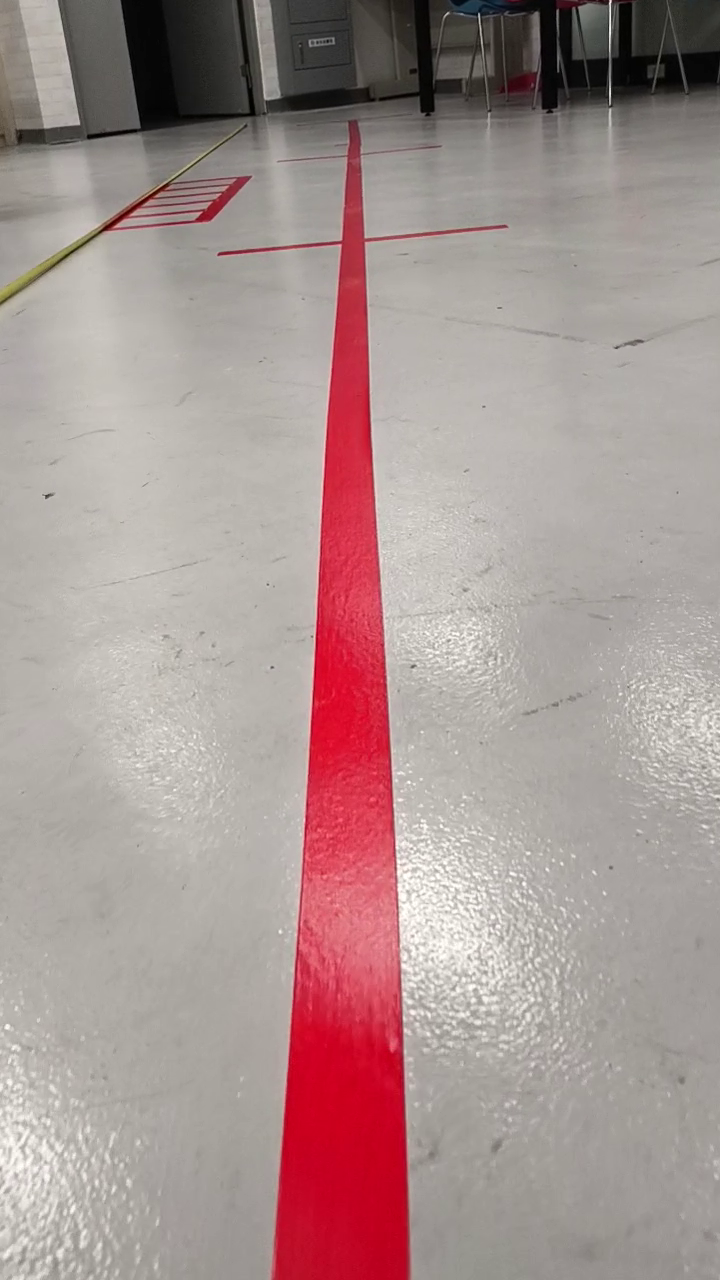
#> input picture road_plan/object_detection/test/test1.png, 720 x 1280 px
$ python test.py
#> lines starting #> are read from the running program, lines starting #| are printed output that depends on the picture; after the words box and inside, x2 and y2 are one past the last pixel; in counts of white or black regions, pixels touching at a corner belong together
import cv2
import numpy as np

# 1. 讀取圖像
image = cv2.imread('test1.png')
#> image is the input picture: shape (1280, 720, 3); mean B, G, R 146.2, 148.1, 168.1

# 2. 將圖像轉換為灰階
gray = cv2.cvtColor(image, cv2.COLOR_BGR2GRAY)
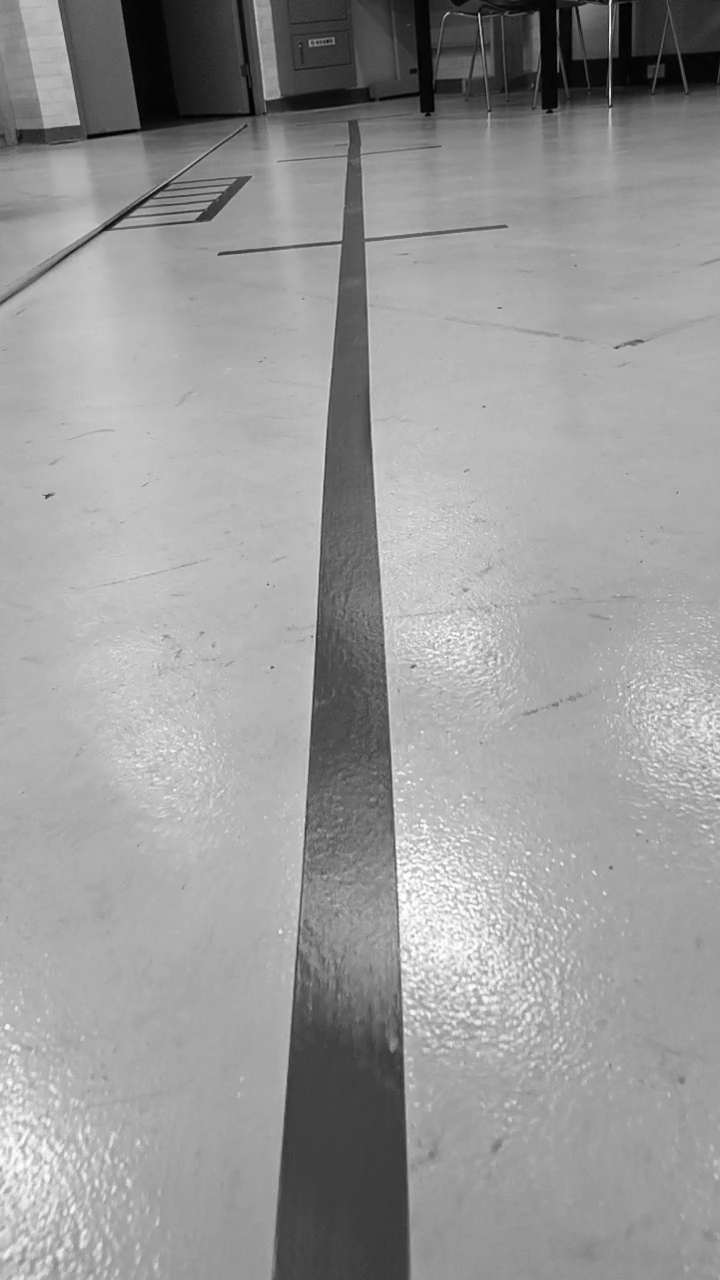
#> gray: shape (1280, 720); min 0, max 255, mean 154.1
cv2.imshow('gray', gray)

# 3. 使用 Canny 邊緣檢測
edges = cv2.Canny(gray, 50, 150, apertureSize=3)
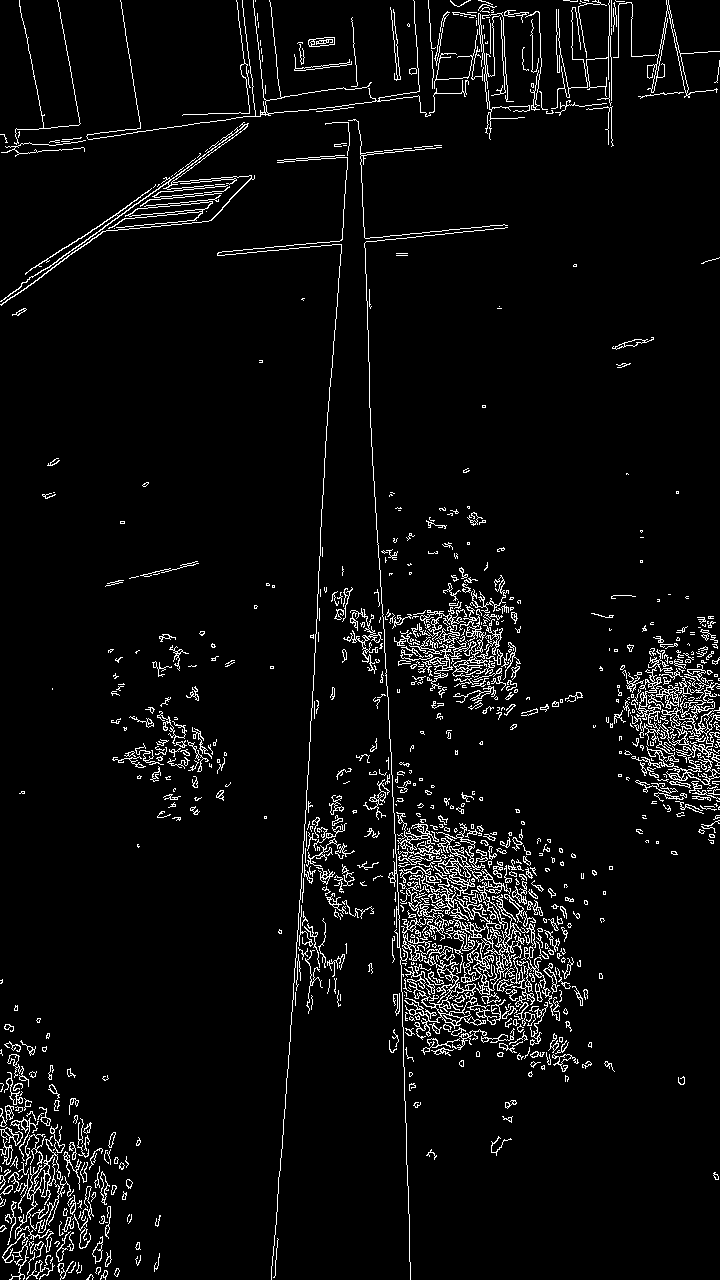
#> edges: shape (1280, 720); 4.9% white in thin lines or dots

# 4. 使用 HoughLinesP 來偵測線條 (概率霍夫變換)
lines = cv2.HoughLinesP(edges, rho=1, theta=np.pi/180, threshold=100, minLineLength=100, maxLineGap=10)
#> lines = 97 rows, first 6: [391, 765, 399, 936], [307, 789, 327, 412], [385, 653, 392, 783], [294, 111, 419, 96], [370, 423, 384, 637], [281, 1157, 306, 797]

# 5. 繪製偵測到的線條
if lines is not None:
    for line in lines:
        x1, y1, x2, y2 = line[0]
        cv2.line(image, (x1, y1), (x2, y2), (0, 255, 0), 2)
#> this loop made 97 passes
#> (x1, y1, x2, y2) on passes 1 to 12: (391, 765, 399, 936), (307, 789, 327, 412), (385, 653, 392, 783), (294, 111, 419, 96), (370, 423, 384, 637), (281, 1157, 306, 797), (458, 938, 463, 795), (87, 138, 285, 111), (478, 849, 496, 1019), (416, 1033, 423, 819), (81, 244, 266, 110), (414, 12, 421, 112)
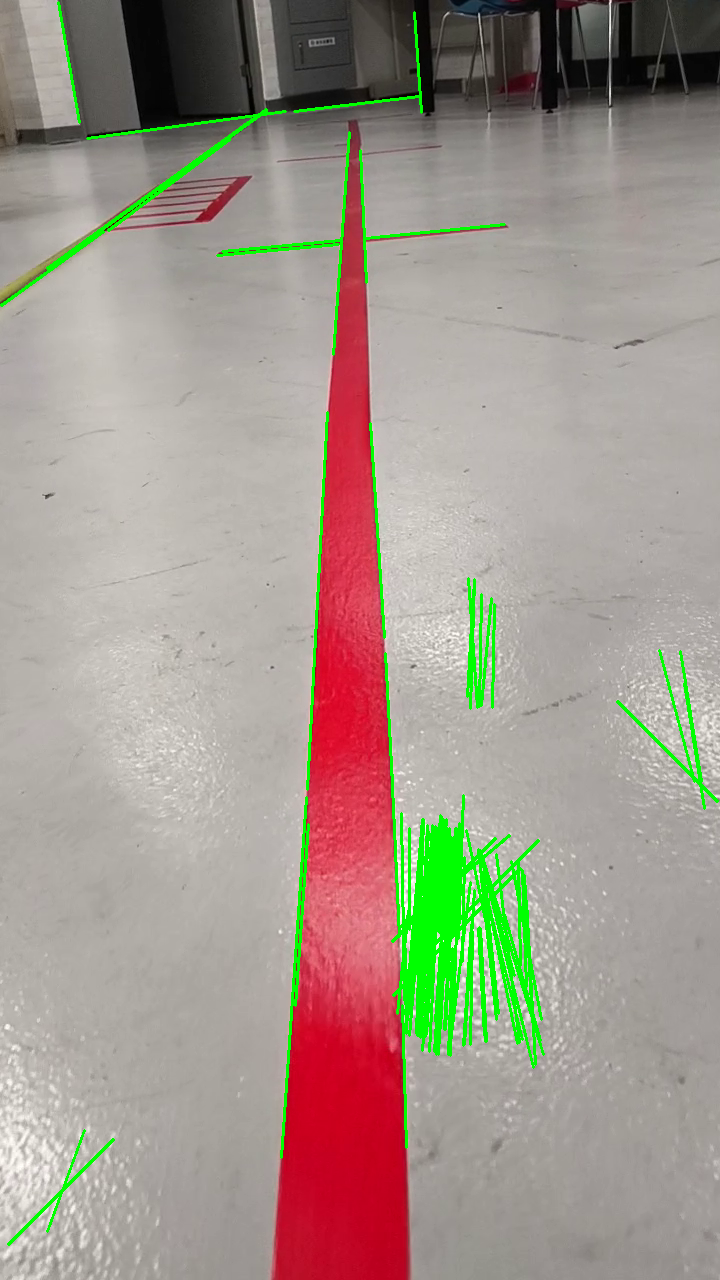
#> image: shape (1280, 720, 3); 3.65% of pixels changed, all inside (x1, y1, x2, y2) = (0, 1, 719, 1246)

# 6. 顯示結果
cv2.imshow('Detected Lines', image)
cv2.waitKey(0)
cv2.destroyAllWindows()

$ run again, with road_plan/object_detection/test/test2.jpg saved as road_plan/object_detection/test/test1.png
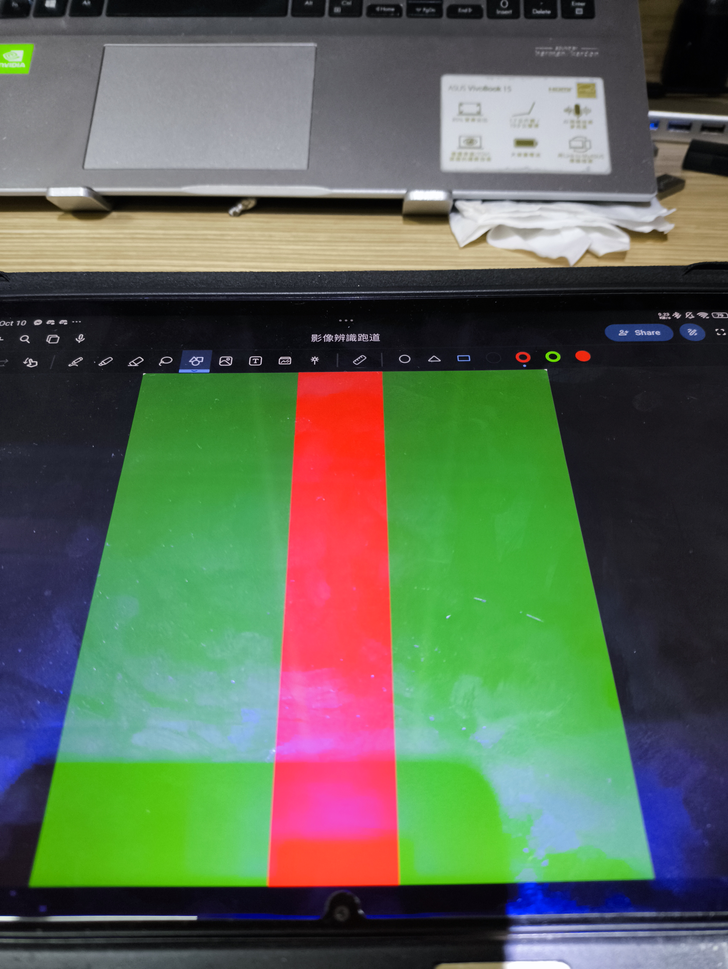
#> input picture road_plan/object_detection/test/test2.jpg, 728 x 969 px, shrunk from 3472 x 4624 before the run
#> image is the input picture: shape (969, 728, 3); mean B, G, R 87.3, 105.8, 93.5
#> `edges = cv2.Canny(gray, 50, 150, apertureSize=3)`:
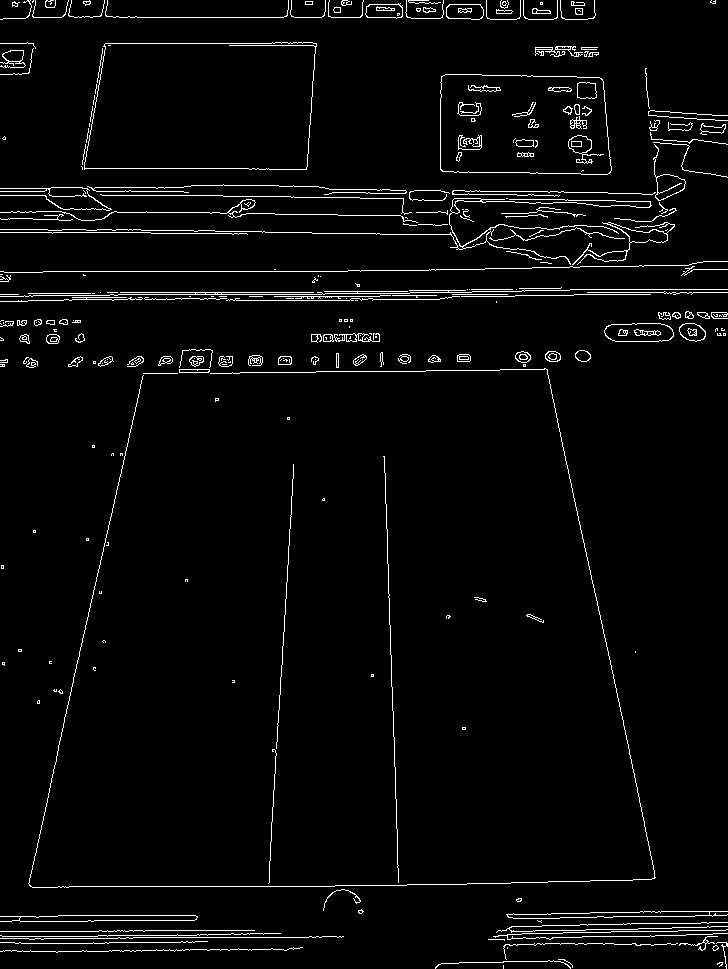
#> edges: shape (969, 728); 3.2% white in thin lines or dots
#> lines = 36 rows, first 6: [587, 292, 727, 292], [110, 294, 324, 294], [113, 17, 410, 17], [43, 271, 347, 271], [215, 231, 429, 234], [51, 778, 139, 393]
#> the loop `for line in lines:` made 36 passes
#> after the loop `for line in lines:`:
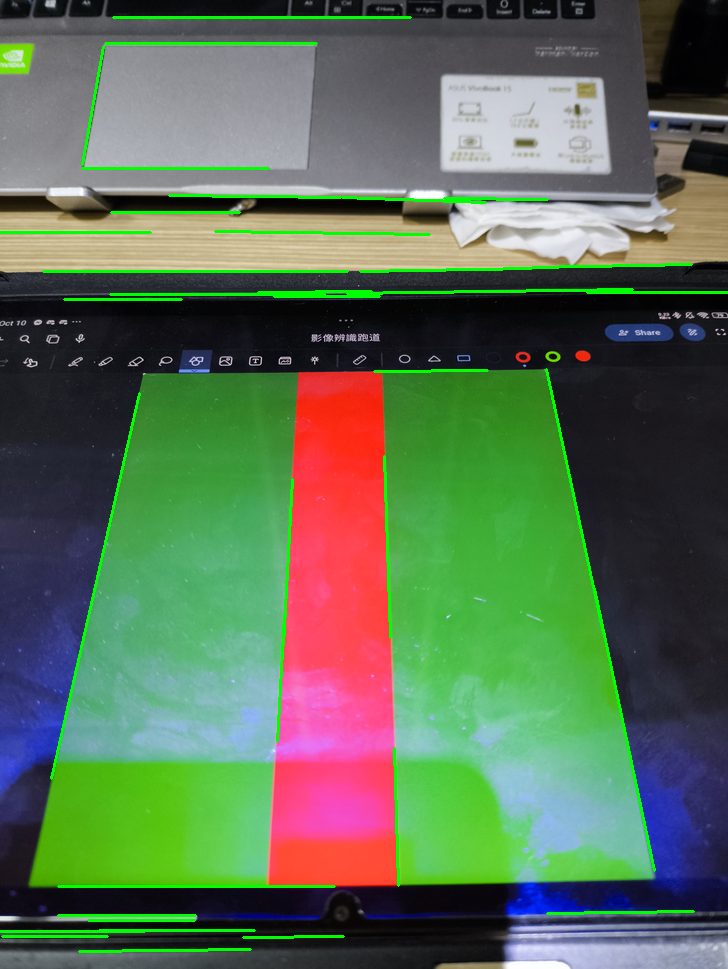
#> image: shape (969, 728, 3); 2.65% of pixels changed, all inside (x1, y1, x2, y2) = (0, 16, 728, 953)
